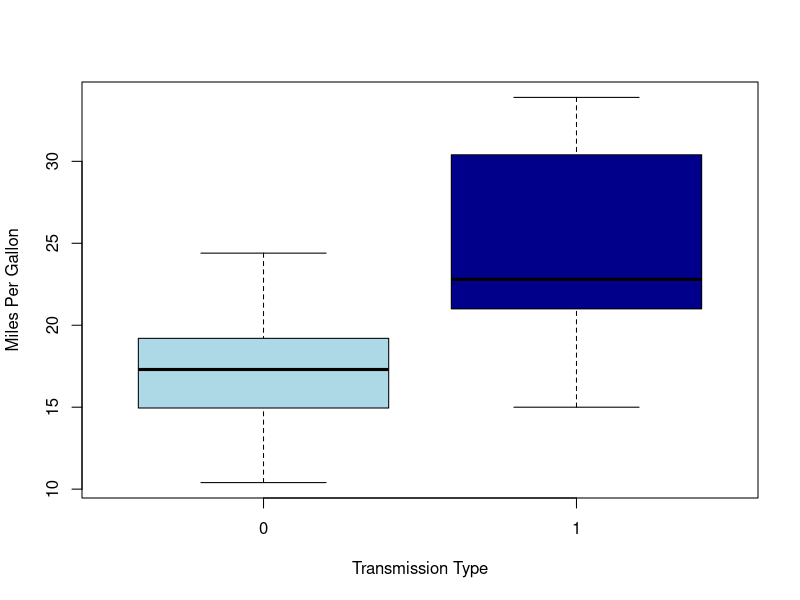
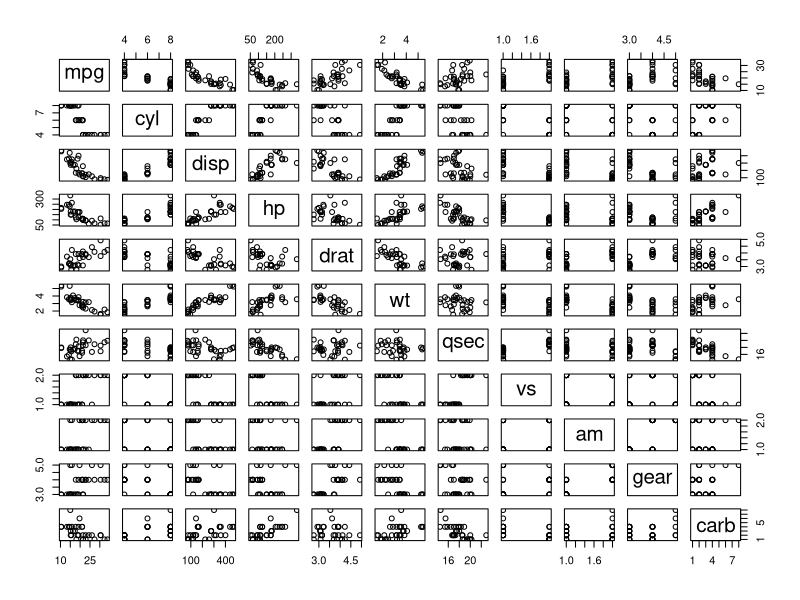
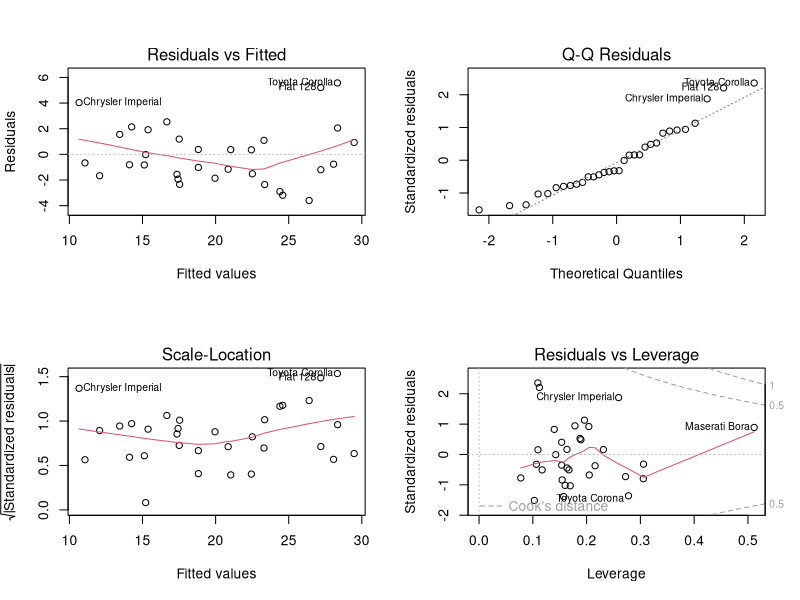

The R source for these figures, in order:
## ---- chunk 1
knitr::opts_chunk$set(echo = TRUE)
## ---- chunk 2
datasets::mtcars
library(ggplot2)
head(mtcars)

## ---- chunk 3


cor(mtcars$mpg, mtcars$am)
cor(mtcars$mpg, mtcars)
mtcars$vs <-  as.factor(mtcars$vs)
mtcars$am <- as.factor(mtcars$am)

## ---- chunk 4
Fit <- lm(mpg~am , data = mtcars)
summary(Fit)
boxplot(mpg ~ am, data = mtcars, col = (c("lightblue","darkblue")), ylab = "Miles Per Gallon", xlab = "Transmission Type")
## ---- chunk 5
bestFit <- lm(mpg~am + cyl + disp + hp + wt, data = mtcars)
summary(bestFit)
## ---- chunk 6
anova(Fit, bestFit)
## ---- chunk 7
pairs(mpg ~ ., data = mtcars)
## ---- chunk 8
par(mfrow = c(2,2))
## ---- chunk 9
plot(bestFit)
